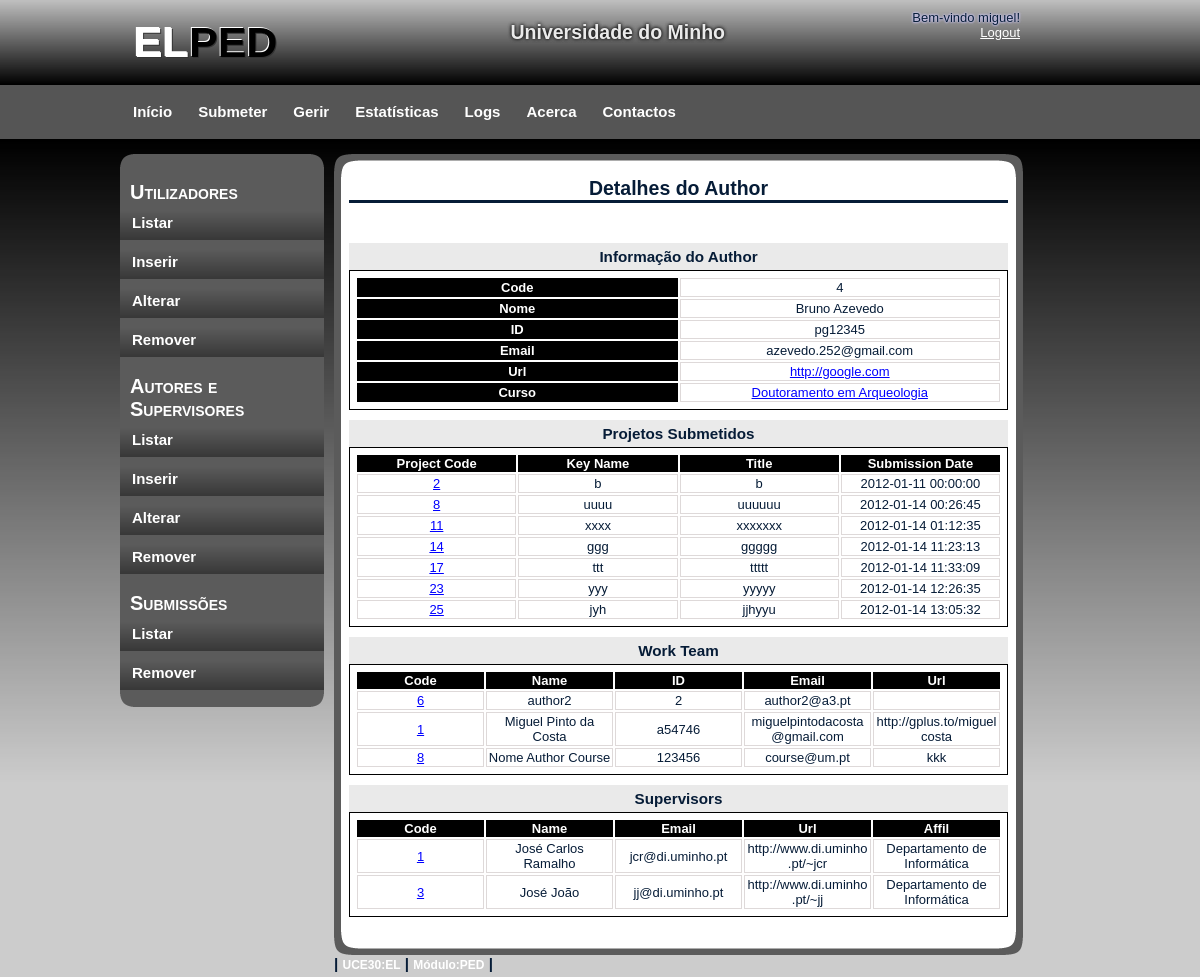
The app's page /gerirU/gerirAS_Show_author.php?authorcode=4 (signed in) with its own data.
### tables this page shows
CREATE TABLE IF NOT EXISTS `Author` (
  `authorcode` int(11) NOT NULL AUTO_INCREMENT,
  `name` varchar(50) NOT NULL,
  `id` varchar(10) NOT NULL,
  `email` varchar(50) NOT NULL,
  `url` varchar(2002) DEFAULT NULL,
  `coursecode` int(11) NOT NULL DEFAULT '0',
  PRIMARY KEY (`authorcode`),
  KEY `coursecode` (`coursecode`)
);

CREATE TABLE IF NOT EXISTS `Course` (
  `coursecode` int(11) NOT NULL AUTO_INCREMENT,
  `coursedescription` varchar(200) NOT NULL,
  PRIMARY KEY (`coursecode`)
);

CREATE TABLE IF NOT EXISTS `ProjAut` (
  `projcode` int(11) NOT NULL,
  `authorcode` int(11) NOT NULL,
  PRIMARY KEY (`projcode`,`authorcode`),
  KEY `authorcode` (`authorcode`)
);

CREATE TABLE IF NOT EXISTS `Project` (
  `projcode` int(11) NOT NULL AUTO_INCREMENT,
  `keyname` varchar(30) NOT NULL,
  `title` varchar(50) NOT NULL,
  `subtitle` varchar(100) DEFAULT NULL,
  `bdate` date NOT NULL,
  `edate` date NOT NULL,
  `subdate` datetime NOT NULL,
  `abstract` varchar(1502) NOT NULL,
  `coursecode` int(11) NOT NULL,
  `path` varchar(300) NOT NULL,
  PRIMARY KEY (`projcode`),
  KEY `coursecode` (`coursecode`)
);

CREATE TABLE IF NOT EXISTS `Supervisor` (
  `supcode` int(11) NOT NULL AUTO_INCREMENT,
  `name` varchar(50) NOT NULL,
  `email` varchar(50) NOT NULL,
  `url` varchar(2002) DEFAULT NULL,
  `affil` varchar(50) DEFAULT NULL,
  PRIMARY KEY (`supcode`)
);

### gerirU/gerirAS_Show_author.php (the view, shortened to what this page needs)
<!DOCTYPE html>
<html>
    <head>
        <link rel="stylesheet" type="text/css" href="../css/style.css" />
    </head>
    <body>
        <div id="container">
            <?php
            require_once '../header.php';
            require_once '../menus/menu_gerirU.php';
            require_once '../menus/leftmenuGerir.php';
            include '../ini.php';
            ?>
            <div id="content">
                <div id="content_top"></div>
                <div id="content_main">
                    <h2>Detalhes do Author</h2>
                    <br/>
                    <br/>
                    <div id="containt_main_users">
                        <?php
                        if (!$con) {
                            echo "<h3>Erro ao ligar ao servidor.</h3><br/>" . mysql_error();
                        } else {
                            $authorcode = $_GET["authorcode"];
                            $sql = "SELECT * FROM Author WHERE authorcode='$authorcode';";
                            $res = mysql_query($sql, $con);
                            while ($row = mysql_fetch_array($res)) {
                                ?>
                                <div id="details">
                                    <h3>Informação do Author</h3>
                                    <table>
                                        <tr>
                                            <th>Code</th>
                                            <td><?php echo $row['authorcode'] ?></td>
                                        </tr>
                                        <tr>
                                            <th>Nome</th>
                                            <td><?php echo $row['name'] ?></td>
                                        </tr>
                                        <tr>
                                            <th>ID</th>
                                            <td><?php echo $row['id'] ?></td>
                                        </tr>
                                        <tr>
                                            <th>Email</th>
                                            <td><?php echo $row['email'] ?></td>
                                        </tr>
                                        <tr>
                                            <th>Url</th>
                                            <td>
                                                <a href="<?php echo $row['url']; ?>" target="_blank">
                                                    <?php echo $row['url'] ?>
                                                </a>
                                            </td>
                                        </tr>
                                        <tr>
                                            <th>Curso</th>
                                            <td>
                                                <?php
                                                $course = $row['coursecode'];
                                                $sql2 = "SELECT coursedescription FROM Course WHERE coursecode=$course";
                                                $res2 = mysql_query($sql2, $con);
                                                $course_name = "";
                                                while ($reg2 = mysql_fetch_array($res2)) {
                                                    $course_name = $reg2["coursedescription"];
                                                }
                                                echo "<a href=\"gerirCourse_Show.php?id=$course\" >";
                                                echo $course_name;
                                                echo "</a>";
                                                ?>
                                            </td>
                                        </tr>
                                    </table>
                                    <?php
                                }
                                ?>
                                <h3>Projetos Submetidos</h3>
                                <?php
                                $sql = "SELECT projcode FROM ProjAut WHERE authorcode='$authorcode'";
                                $res = mysql_query($sql, $con);
                                ?>
                                <table>
                                    <tr>
                                        <th>Project Code</th>
                                        <th>Key Name</th>
                                        <th>Title</th>
                                        <th>Submission Date</th>
                                    </tr>
                                    <?php
                                    while ($row = mysql_fetch_array($res)) {
                                        $projcode = $row['projcode'];
                                        $sql2 = "SELECT projcode, keyname, title, subdate FROM Project WHERE projcode='$projcode'";
                                        $res2 = mysql_query($sql2, $con);
                                        while ($row2 = mysql_fetch_array($res2)) {
                                            echo "<tr>";
                                            echo "<td><a href=\"gerirS_Show.php?projcode=$projcode\"> $projcode</a></td>";
                                            echo "<td>" . $row2['keyname'] . "</td>";
                                            echo "<td>" . $row2['title'] . "</td>";
                                            echo "<td>" . $row2['subdate'] . "</td>";
                                            echo "</tr>";
                                        }
                                    }
                                    ?>
                                </table>
                                <h3>Work Team</h3>
                                <?php
                                $sql = "SELECT * FROM Author WHERE authorcode IN (
                                    SELECT authorcode FROM ProjAut WHERE projcode IN (
                                    SELECT projcode FROM ProjAut WHERE authorcode='$authorcode')
                                    AND authorcode!='$authorcode')";
                                $res = mysql_query($sql, $con);
                                ?>
                                <table>
                                    <tr>
                                        <th>Code</th>
                                        <th>Name</th>
                                        <th>ID</th>
                                        <th>Email</th>
                                        <th>Url</th>
                                    </tr>
                                    <?php
                                    while ($row = mysql_fetch_array($res)) {
                                        $id = $row['authorcode'];
                                        echo "<tr>";
                                        echo "<td><a href=\"gerirAS_Show_author.php?authorcode=$id\">" . $id . "</a></td>";
                                        echo "<td>" . $row['name'] . "</td>";
                                        echo "<td>" . $row['id'] . "</td>";
                                        echo "<td>" . $row['email'] . "</td>";
                                        echo "<td>" . $row['url'] . "</td>";
                                        echo "</tr>";
                                    }
                                    ?>
                                </table>
                                <h3>Supervisors</h3>
                                <?php
                                $sql = "SELECT * FROM Supervisor WHERE supcode IN(
                                    SELECT supcode FROM ProjSup WHERE projcode IN(
                                    SELECT projcode FROM ProjAut WHERE authorcode='$authorcode'))";
                                $res = mysql_query($sql, $con);
                                ?>
                                <table>
                                    <tr>
                                        <th>Code</th>
                                        <th>Name</th>
                                        <th>Email</th>
                                        <th>Url</th>
                                        <th>Affil</th>
                                    </tr>
                                    <?php
                                    while ($row = mysql_fetch_array($res)) {
                                        $id = $row['supcode'];
                                        echo "<tr>";
                                        echo "<td><a href=\"gerirAS_Show_supervisor.php?supcode=$id&page_p=1\">" . $id . "</a></td>";
                                        echo "<td>" . $row['name'] . "</td>";
                                        echo "<td>" . $row['email'] . "</td>";
                                        echo "<td>" . $row['url'] . "</td>";
                                        echo "<td>" . $row['affil'] . "</td>";
                                        echo "</tr>";
                                    }
                                    ?>
                                </table>
                                <?php
                            }
                            ?>
                        </div>
                    </div>
                    <br/>
                </div>
                <div id="content_bottom"></div>
                <?php
                require_once '../menus/footer.php';
                ?>
            </div>
        </div>
    </body>
</html>

### css/style.css (style rules this page uses)
body { margin: 0; padding: 0; text-align: left; font: 12px Arial, Helvetica, sans-serif; font-size: 13px; color: #061C37; background: #CCCCCC; background-image:url(images/background.png); background-repeat:repeat-x; }
* { margin: 0 auto 0 auto; text-align:left; }
a, a:visited { color: blue; }
#container { display: block; height:auto; position: relative; width: 960px; }
#content { display:block; float:left; width:689px; height:auto; padding-left:10px; padding-top:15px; padding-right:10px; padding-bottom:5px; }
#content_top { background-image:url(images/main_top.png); background-repeat:no-repeat; width:689px; height:23px; }
#content_main { background-image:url(images/main_back.png); background-repeat:repeat-y; width:659px; padding-left:15px; padding-right:15px; }
#content_main h2 { text-align: center; border-bottom-style: solid; }
#content_bottom { background-image:url(images/main_bottom.png); background-repeat:no-repeat; width:689px; height:23px; }
#containt_main_users h3 { margin-top: 10px; padding: 5px; background-color: #EAEAEA; text-align: center; }
#details { width: 100%; }
#details table { clear: both; border: 1px solid black; padding:5px; word-wrap:break-word; table-layout: fixed; height: 35px; width: 100%; overflow: visible; }
#details th { text-align: center; color: white; background-color:black; }
#details td { text-align: center; border-right-style: solid; border-left-style: solid; border-bottom-style: solid; border-top-style: solid; border-right-color: #ded9d9; border-left-color: #ded9d9; border-bottom-color: #ded9d9; border-top-color: #ded9d9; border-right-width: 1px; border-left-width: 1px; border-bottom-width: 1px; border-top-width: 1px; }
html, body { text-align: center; }

### records on screen
author: authorcode "4", name "Bruno Azevedo", id "pg12345", email "azevedo.252@gmail.com", url "http://google.com", coursecode.coursedescription "Doutoramento em Arqueologia"
projaut: projcode "2"
project: keyname "b", title "b", subdate "2012-01-11 00:00:00"
projaut: projcode "8"
project: keyname "uuuu", title "uuuuuu", subdate "2012-01-14 00:26:45"
projaut: projcode "11"
project: keyname "xxxx", title "xxxxxxx", subdate "2012-01-14 01:12:35"
projaut: projcode "14"
project: keyname "ggg", title "ggggg", subdate "2012-01-14 11:23:13"
projaut: projcode "17"
project: keyname "ttt", title "ttttt", subdate "2012-01-14 11:33:09"
projaut: projcode "23"
project: keyname "yyy", title "yyyyy", subdate "2012-01-14 12:26:35"
projaut: projcode "25"
project: keyname "jyh", title "jjhyyu", subdate "2012-01-14 13:05:32"
author: authorcode "6", name "author2", id "2", email "author2@a3.pt"
author: authorcode "1", name "Miguel Pinto da Costa", id "a54746", email "miguelpintodacosta@gmail.com", url "http://gplus.to/miguelcosta"
author: authorcode "8", name "Nome Author Course", id "123456", email "course@um.pt", url "kkk"
supervisor: supcode "1", name "José Carlos Ramalho", email "jcr@di.uminho.pt", url "http://www.di.uminho.pt/~jcr", affil "Departamento de Informática"
supervisor: supcode "3", name "José João", email "jj@di.uminho.pt", url "http://www.di.uminho.pt/~jj", affil "Departamento de Informática"

### other values on screen
$_SESSION['username'] "miguel"
